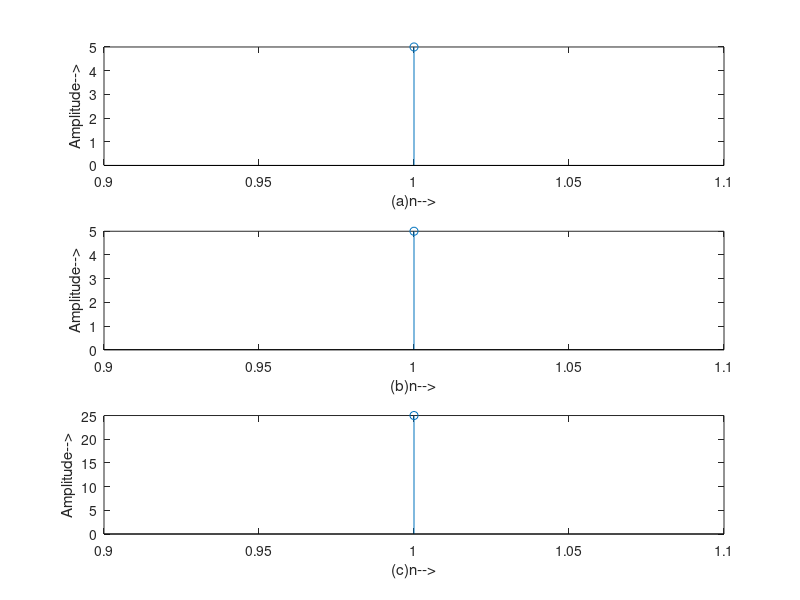

MATLAB code to generate this figure:
%DSP LAB ASSESSMENT - 4
%Linear Convolutions of Signals

%Chirag Satapathy - 19BEI0107

clc
clear all
close all

%Enter the 'x' and 'h' values in [] leaving space between each value
%Eg: [1 2 3 4 5]
x = input('Enter the 1st sequence: ');
h = input('Enter the 2nd sequence: ');
y = conv(x,h);

figure; subplot(3,1,1);
stem(x); ylabel('Amplitude-->');
xlabel('(a)n-->');
subplot(3,1,2);
stem(h); ylabel('Amplitude-->');
xlabel('(b)n-->');
subplot(3,1,3);
stem(y); ylabel('Amplitude-->');
xlabel('(c)n-->');
disp('The resultant signal is');y